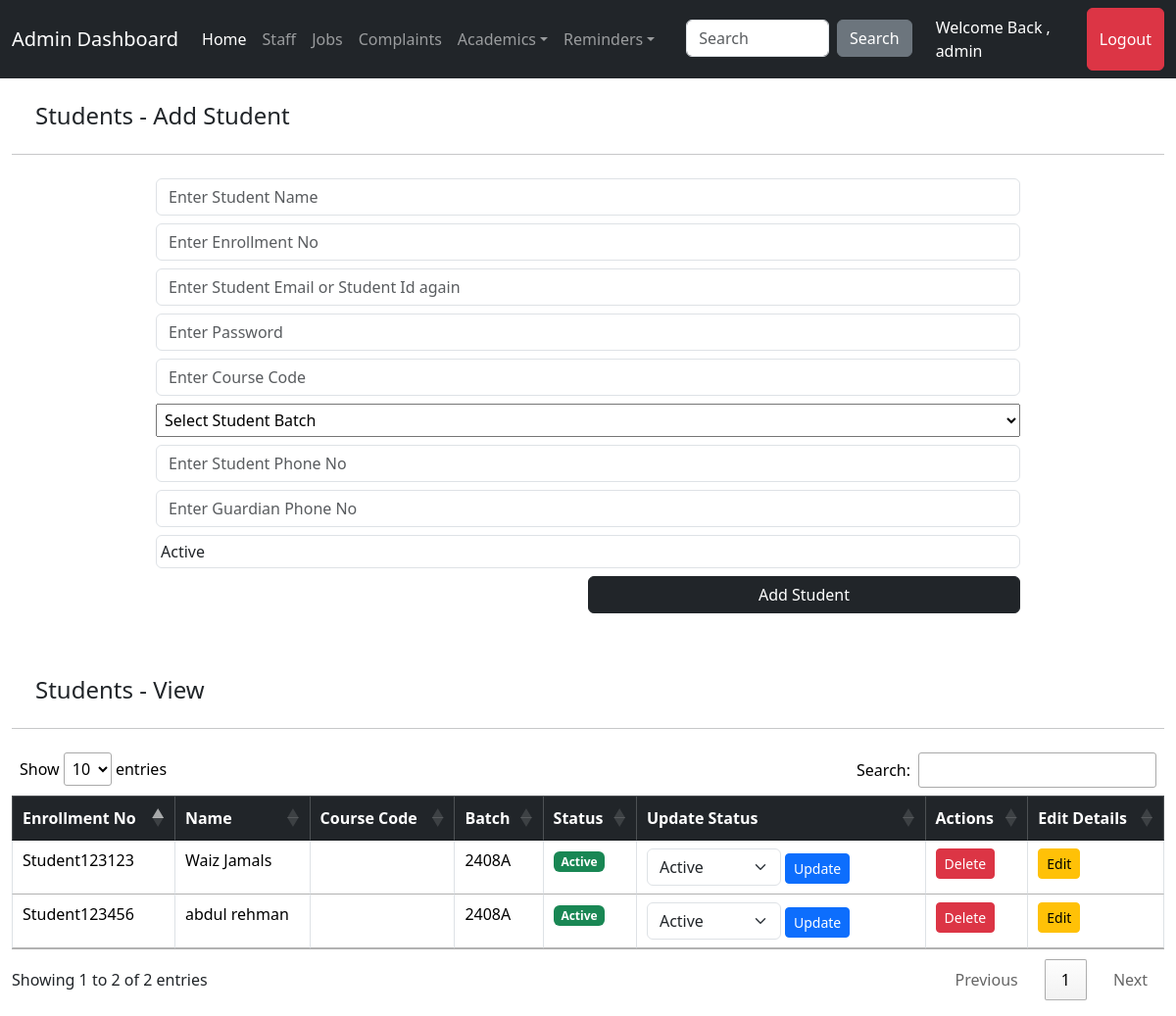
Page /Admin/students.php (signed in) on the committed database.
### tables this page shows
CREATE TABLE IF NOT EXISTS `student` (
  `studentid` int NOT NULL AUTO_INCREMENT,
  `studentname` varchar(100) DEFAULT NULL,
  `enrollmentno` varchar(1000) DEFAULT NULL,
  `studentemail` varchar(200) DEFAULT NULL,
  `studentpassword` varchar(200) DEFAULT NULL,
  `studentbatch` int DEFAULT NULL,
  `studentphoneno` varchar(40) DEFAULT NULL,
  `studentguardianphoneno` varchar(40) DEFAULT NULL,
  `studentstatus` varchar(10) NOT NULL,
  PRIMARY KEY (`studentid`),
  KEY `studentbatch` (`studentbatch`)
);

CREATE TABLE IF NOT EXISTS `batches` (
  `batchid` int NOT NULL AUTO_INCREMENT,
  `batchcode` varchar(100) DEFAULT NULL,
  `batchtimings` varchar(100) DEFAULT NULL,
  `batchdays` varchar(10) NOT NULL,
  `batchinstructor` int DEFAULT NULL,
  `currentsem` varchar(50) NOT NULL,
  `batchtype` varchar(200) DEFAULT NULL,
  `batchstartdate` date DEFAULT NULL,
  `batchstatus` varchar(50) NOT NULL DEFAULT 'Active',
  PRIMARY KEY (`batchid`),
  KEY `batchinstructor` (`batchinstructor`)
);

### Admin/students.php (the view, shortened to what this page needs)
<?php
include('../connect.php');
include('headeradmin.php');
$query = "SELECT student.*, batches.batchcode FROM student
          INNER JOIN batches ON student.studentbatch = batches.batchid";
$result = mysqli_query($conn, $query);
?>
<div class="container-fluid">
    <h4 class="m-4">Students - Add Student</h4>
    <hr>
    <div class="d-flex justify-content-center align-items-center">
        <div class="w-75">
            <form action="" method="post">
                <input type="text" name="studentname" class="mt-2 form-control" placeholder="Enter Student Name" required>
                <input type="text" name="enrollmentno" class="mt-2 form-control" placeholder="Enter Enrollment No" required>
                <input type="text" name="studentemail" class="mt-2 form-control" placeholder="Enter Student Email or Student Id again" required>
                <input type="password" name="studentpassword" class="mt-2 form-control" placeholder="Enter Password" required>
                <input type="text" name="course_code" class="mt-2 form-control" placeholder="Enter Course Code" required>
                <select name="studentbatch" class="mt-2 w-100 p-1" required>
                    <option value="" selected disabled>Select Student Batch</option>
                </select>
                <input type="text" name="studentphoneno" class="mt-2 form-control" placeholder="Enter Student Phone No" required>
                <input type="text" name="studentguardianphoneno" class="mt-2 form-control" placeholder="Enter Guardian Phone No" required>
                <select name="studentstatus" class="mt-2 w-100 p-1 form-control" required>
                    <option value="Active">Active</option>
                </select>
                <button type="submit" class="btn btn-dark mt-2 w-50 float-end" name="btnaddstudent">Add Student</button>
            </form>
        </div>
    </div>
</div>
<div class="container-fluid mt-5">
    <h4 class="m-4 pt-3">Students - View</h4>
    <hr>
    <div class="table table-responsive">
    <table id="studentsTable" class="table table-bordered">
        <thead class="table-dark">
            <tr>
                <th>Enrollment No</th>
                <th>Name</th>
                <th>Course Code</th>
                <th>Batch</th>
                <th>Status</th>
                <th>Update Status</th>
                <th>Actions</th>
                <th>Edit Details</th>
            </tr>
        </thead>
        <tbody>
            <?php while ($row = mysqli_fetch_array($result)) { ?>
                <tr>
                    <td><?php echo $row['enrollmentno']; ?></td>
                    <td><?php echo $row['studentname']; ?></td>
                    <td><?php echo $row['course_code']; ?></td>
                    <td><?php echo $row['batchcode']; ?></td>
                    <td><span class="badge bg-<?php echo ($row['studentstatus'] == 'Active') ? 'success' : 'danger'; ?>"> <?php echo $row['studentstatus']; ?> </span></td>
                    <td>
                        <form method="post" action="">
                            <select name="new_status" class="form-select d-inline w-50">
                                <option value="Active">Active</option>
                            </select>
                            <button type="submit" class="btn btn-primary btn-sm" name="update_status">Update</button>
                        </form>
                    </td>
                    <td>
                        <form method="post" action="">
                            <button type="submit" class="btn btn-danger btn-sm" name="delete_student">Delete</button>
                        </form>
                    </td>
                    <td>
                        <form method="get" action="edit_student.php">
                            <button type="submit" class="btn btn-warning btn-sm">Edit</button>
                        </form>
                    </td>
                </tr>
            <?php } ?>
        </tbody>
    </table>
    </div>
</div>
<?php include('footeradmin.php'); ?>
<link rel="stylesheet" href="https://cdn.datatables.net/1.13.4/css/jquery.dataTables.min.css">

### rows in the picture
student: enrollmentno "Student123123", studentname "Waiz Jamals", studentbatch.batchcode "2408A", studentstatus "Active"
student: enrollmentno "Student123456", studentname "abdul rehman", studentbatch.batchcode "2408A", studentstatus "Active"

### other values in the picture
$_SESSION['adminloggedin'] "admin"
